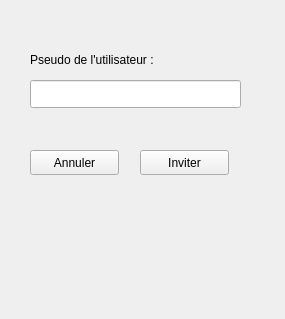
<?xml version="1.0" encoding="UTF-8"?>
<ui version="4.0">
 <class>inviter</class>
 <widget class="QWidget" name="inviter">
  <property name="geometry">
   <rect>
    <x>0</x>
    <y>0</y>
    <width>285</width>
    <height>319</height>
   </rect>
  </property>
  <property name="windowTitle">
   <string>Form</string>
  </property>
  <widget class="QLabel" name="label_10">
   <property name="geometry">
    <rect>
     <x>30</x>
     <y>50</y>
     <width>211</width>
     <height>19</height>
    </rect>
   </property>
   <property name="text">
    <string>Pseudo de l'utilisateur :</string>
   </property>
  </widget>
  <widget class="QPushButton" name="annuler">
   <property name="geometry">
    <rect>
     <x>30</x>
     <y>150</y>
     <width>89</width>
     <height>25</height>
    </rect>
   </property>
   <property name="text">
    <string>Annuler</string>
   </property>
  </widget>
  <widget class="QPushButton" name="ok">
   <property name="geometry">
    <rect>
     <x>140</x>
     <y>150</y>
     <width>89</width>
     <height>25</height>
    </rect>
   </property>
   <property name="text">
    <string>Inviter</string>
   </property>
  </widget>
  <widget class="QLineEdit" name="pseudo_invit">
   <property name="geometry">
    <rect>
     <x>30</x>
     <y>80</y>
     <width>211</width>
     <height>28</height>
    </rect>
   </property>
  </widget>
  <widget class="QLabel" name="erreur">
   <property name="geometry">
    <rect>
     <x>20</x>
     <y>180</y>
     <width>241</width>
     <height>19</height>
    </rect>
   </property>
   <property name="text">
    <string/>
   </property>
  </widget>
 </widget>
 <resources/>
 <connections/>
</ui>
